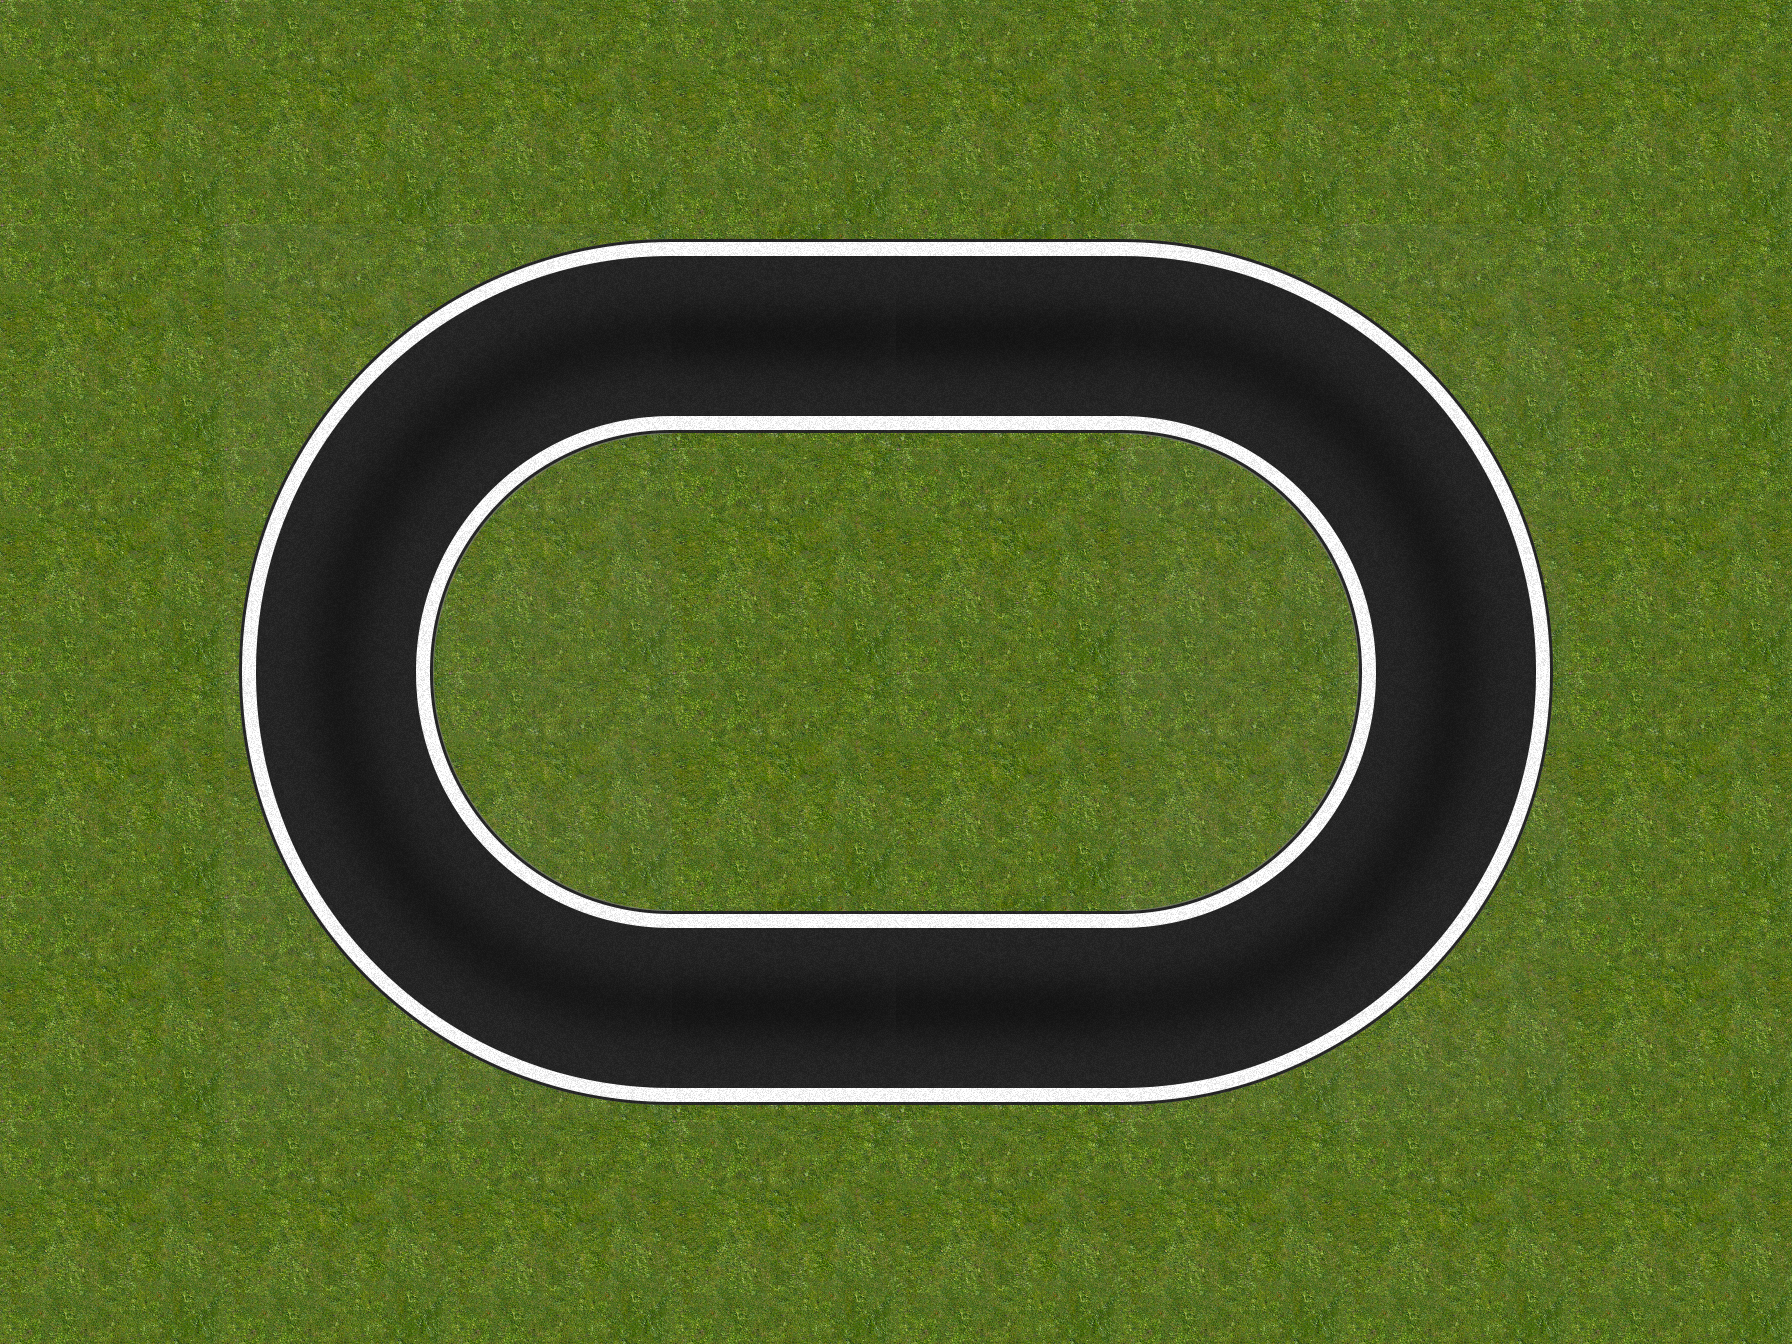

Tiled map render using the project's own tile images. Description and the map definition, with tile-layer contents summarised, below:
An orthogonal 8x6 tile map with 224x224 px tiles, 1 tile layer (track) and 25 objects (5x tree-9, 3x tree-5, 2x tree-6, 2x tree-7, tree-3, ...).

<map version="1.0" orientation="orthogonal" width="8" height="6" tilewidth="224" tileheight="224">
 <tileset firstgid="1" name="tileset" tilewidth="224" tileheight="224">
  <image source="tilesets/test-1/224.png" width="896" height="3360" />
  <tile id="0">
   <properties>
    <property name="orient" value="v" />
   </properties>
  </tile>
  <tile id="1">
   <properties>
    <property name="orient" value="h" />
   </properties>
  </tile>
  <tile id="2">
   <properties>
    <property name="orient" value="v" />
   </properties>
  </tile>
  <tile id="3">
   <properties>
    <property name="orient" value="h" />
   </properties>
  </tile>
  <tile id="4">
   <properties>
    <property name="orient" value="tl" />
   </properties>
  </tile>
  <tile id="5">
   <properties>
    <property name="orient" value="tr" />
   </properties>
  </tile>
  <tile id="6">
   <properties>
    <property name="orient" value="v" />
   </properties>
  </tile>
  <tile id="7">
   <properties>
    <property name="orient" value="h" />
    <property name="type" value="start" />
   </properties>
  </tile>
  <tile id="8">
   <properties>
    <property name="orient" value="bl" />
   </properties>
  </tile>
  <tile id="9">
   <properties>
    <property name="orient" value="br" />
   </properties>
  </tile>
  <tile id="10">
   <properties>
    <property name="orient" value="h" />
   </properties>
  </tile>
  <tile id="11">
   <properties>
    <property name="orient" value="v" />
    <property name="type" value="start" />
   </properties>
  </tile>
  <tile id="12">
   <properties>
    <property name="orient" value="v" />
   </properties>
  </tile>
  <tile id="13">
   <properties>
    <property name="orient" value="h" />
   </properties>
  </tile>
  <tile id="14">
   <properties>
    <property name="orient" value="v" />
   </properties>
  </tile>
  <tile id="15">
   <properties>
    <property name="orient" value="h" />
   </properties>
  </tile>
  <tile id="16">
   <properties>
    <property name="orient" value="tl" />
   </properties>
  </tile>
  <tile id="17">
   <properties>
    <property name="orient" value="tr" />
   </properties>
  </tile>
  <tile id="18">
   <properties>
    <property name="orient" value="v" />
   </properties>
  </tile>
  <tile id="20">
   <properties>
    <property name="orient" value="bl" />
   </properties>
  </tile>
  <tile id="21">
   <properties>
    <property name="orient" value="br" />
   </properties>
  </tile>
  <tile id="22">
   <properties>
    <property name="orient" value="h" />
   </properties>
  </tile>
  <tile id="27">
   <properties>
    <property name="orient" value="x" />
   </properties>
  </tile>
  <tile id="52">
   <properties>
    <property name="orient" value="h" />
   </properties>
  </tile>
  <tile id="53">
   <properties>
    <property name="orient" value="v" />
   </properties>
  </tile>
 </tileset>
 <layer name="track" width="8" height="6">
  <properties>
   <property name="start" value="left" />
  </properties>
  <data>[48 cells, 48 non-empty, 25 distinct tile ids]</data>
 </layer>
 <objectgroup color="#00ff00" name="static-meshes" width="8" height="6" />
 <objectgroup color="#55ffff" name="trees" width="8" height="6">
  <object name="tree-9" type="tree-9" x="658" y="584" width="61" height="68">
   <properties>
    <property name="scale" value="4" />
   </properties>
  </object>
  <object name="tree-9" type="tree-9" x="1092" y="599" width="61" height="68">
   <properties>
    <property name="scale" value="5" />
   </properties>
  </object>
  <object name="tree-9" type="tree-9" x="888" y="681" width="61" height="68">
   <properties>
    <property name="scale" value="5" />
   </properties>
  </object>
 </objectgroup>
 <objectgroup color="#55ffff" name="trees_test_alpha_fight" width="8" height="6" visible="0">
  <object name="tree-3" type="tree-3" x="811" y="500" width="61" height="68">
   <properties>
    <property name="scale" value="2" />
   </properties>
  </object>
  <object name="tree-2" type="tree-2" x="748" y="607" width="61" height="68">
   <properties>
    <property name="scale" value="1.3" />
   </properties>
  </object>
  <object name="tree-5" type="tree-5" x="648" y="806" width="61" height="68">
   <properties>
    <property name="scale" value="4" />
   </properties>
  </object>
  <object name="tree-6" type="tree-6" x="545" y="777" width="61" height="68">
   <properties>
    <property name="scale" value="4" />
   </properties>
  </object>
  <object name="tree-7" type="tree-7" x="733" y="462" width="61" height="68">
   <properties>
    <property name="scale" value="4" />
   </properties>
  </object>
  <object name="tree-8" type="tree-8" x="840" y="657" width="61" height="68">
   <properties>
    <property name="scale" value="5" />
   </properties>
  </object>
  <object name="tree-9" type="tree-9" x="765" y="768" width="61" height="68">
   <properties>
    <property name="scale" value="4" />
   </properties>
  </object>
  <object name="tree-9" type="tree-9" x="506" y="672" width="61" height="68">
   <properties>
    <property name="scale" value="4" />
   </properties>
  </object>
  <object name="tree-7" type="tree-7" x="494" y="549" width="61" height="68">
   <properties>
    <property name="scale" value="4" />
   </properties>
  </object>
  <object name="tree-1" type="tree-1" x="615" y="620" width="61" height="68">
   <properties>
    <property name="scale" value="1.25" />
   </properties>
  </object>
  <object name="tree-5" type="tree-5" x="560" y="463" width="61" height="68">
   <properties>
    <property name="scale" value="2" />
   </properties>
  </object>
  <object name="tree-5" type="tree-5" x="899" y="522" width="61" height="68">
   <properties>
    <property name="scale" value="2" />
   </properties>
  </object>
  <object name="tree-6" type="tree-6" x="646" y="431" width="61" height="68">
   <properties>
    <property name="scale" value="4" />
   </properties>
  </object>
 </objectgroup>
 <objectgroup color="#ffaa00" name="lights" width="8" height="6" visible="0">
  <object x="676" y="1085" width="27" height="21" />
  <object x="268" y="672" width="27" height="21" />
  <object x="671" y="267" width="27" height="21" />
  <object x="1527" y="674" width="27" height="21" />
  <object x="1122" y="264" width="27" height="21" />
  <object x="1121" y="1076" width="27" height="21" />
 </objectgroup>
 <objectgroup color="#a40002" name="walls" width="8" height="6">
  <object x="676" y="439">
   <polyline points="0,0 60,0 385,0 429,7" />
  </object>
  <object x="860" y="894">
   <polyline points="0,0 158,-1 294,-13 364,3 469,-69" />
  </object>
  <object x="595" y="453">
   <polyline points="57,-9 -5,6 -63,49 -101,92 -125,181 -96,284 -14,353 100,363" />
  </object>
 </objectgroup>
</map>
